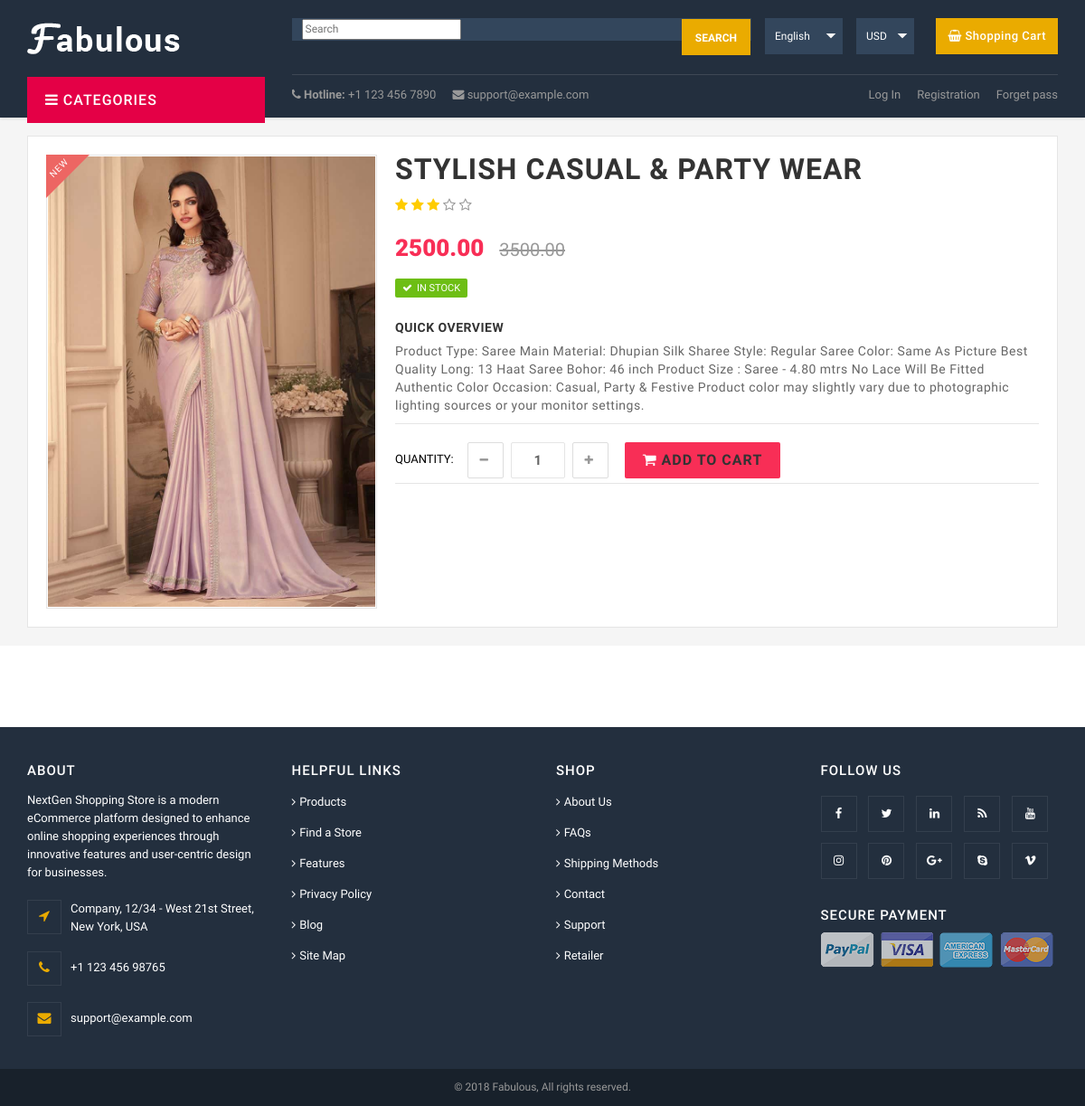
The page /product/6/ on the database its author committed.
### LetsShop_App/models.py (models this page shows, shortened)
class Product(models.Model):
    posted_by = models.ForeignKey(User, on_delete=models.CASCADE)
    title = models.CharField(max_length=50)
    sub_category = models.ForeignKey(SubCategory, on_delete=models.CASCADE)
    Category = models.ForeignKey(Category, on_delete=models.CASCADE)
    super_sub_Category = models.ForeignKey(Super_SubCategory, on_delete=models.CASCADE,null=True, blank=True)
    image = models.ImageField(upload_to='Product_image/')
    image1 = models.ImageField(upload_to='Product_image1/', null=True, blank=True)
    image2 = models.ImageField(upload_to='Product_image2/',null=True, blank=True)
    image3 = models.ImageField(upload_to='Product_image3/',null=True, blank=True)
    current_price = models.DecimalField( decimal_places=2, max_digits=10)
    prev_price = models.DecimalField(max_digits=10, decimal_places=2)
    short_description = models.TextField()
    color = models.ManyToManyField(COLOR)
    size= models.ManyToManyField(SIZE)
    top_seller = models.BooleanField(default=False)
    deals_of_the_day = models.BooleanField(default=False)
    trending_product = models.BooleanField(default=False)
    featured_product = models.BooleanField(default=False)
    condition = models.ManyToManyField(CONDITION)
    quantity = models.PositiveIntegerField()
    wish_list = models.BooleanField(default=False)
    description = models.TextField()
    created_at = models.DateTimeField(auto_now=True)
    update_at =  models.DateTimeField(auto_now=True)

### LetsShop_App/views.py (the view)
# urls.py: path('product/<int:id>/',product_detail, name='product_detail'),
def product_detail(request, id):
    Products = Product.objects.filter(id=id)
    return render(request, 'product/product_detail.html', locals())

### LetsShop_App/context_processors.py (called while the page is built)
def menu_context(request):
    categories = Category.objects.prefetch_related('subcategory_set__super_subcategory_set').all()
    return {'menu_category':categories}

### templates/product/product_detail.html (shortened to what this page needs)
{% extends 'base.html' %}
{% load static %}
{% block body %}
    <body class="product-page">
        <div id="page">
          <section class="main-container col1-layout">
            <div class="container">
              <div class="row">
                <div class="product-view">
                  <div class="product-essential">
                    <form method="post" action="#">
                        {% for i in Products %}
                          <div class="product-img-box col-lg-4 col-sm-5 col-xs-12">
                                <div class="product-image">
                                  <div class="product-full">
                                    <div class="new-label new-top-left"> New </div>
                                    <img id="product-zoom" src="{{i.image.url}}"  alt="product-image"/>
                                  </div>
                                </div>
                          </div>
                          <div class="product-shop col-lg-8 col-sm-7 col-xs-12">
                            <div class="product-name">
                              <h1>{{ i.title }}</h1>
                            </div>
                            <div class="rating">
                              <i class="fa fa-star"></i> <i class="fa fa-star"></i> <i class="fa fa-star"></i> <i class="fa fa-star-o"></i> <i class="fa fa-star-o"></i>
                            </div>
                            <div class="price-block">
                              <div class="price-box">
                                <p class="special-price"> <span class="price-label">Special Price</span><span class="price">{{ i.current_price }} </span></p>
                                <p class="old-price"> <span class="price-label">Regular Price:</span><span class="price">{{ i.prev_price }} </span></p>
                                <p class="availability in-stock"><span>In Stock</span></p>
                              </div>
                            </div>
                            <div class="short-description">
                              <h2>Quick Overview</h2>
                              <p>{{ i.description }}</p>
                            </div>
                            <div class="add-to-box">
                              <div class="add-to-cart">
                                <div class="pull-left">
                                  <div class="custom pull-left">
                                    <label>Quantity:</label>
                                    <button onClick="var result = document.getElementById('qty'); var qty = result.value; if( !isNaN( qty ) && qty > 0 ) result.value--;return false;" class="reduced items-count" type="button"><i class="fa fa-minus">&nbsp;</i></button>
                                    <input type="text" class="input-text qty" title="Qty" value="1" maxlength="12" id="qty" name="qty">
                                    <button onClick="var result = document.getElementById('qty'); var qty = result.value; if( !isNaN( qty )) result.value++;return false;" class="increase items-count" type="button"><i class="fa fa-plus">&nbsp;</i></button>
                                  </div>
                                </div>
                                  <button onClick="productAddToCartForm.submit(this)" class="button btn-cart" title="Add to Cart" type="button"><i class="fa fa-shopping-cart"></i><a  href="{% url 'add_to_cart' i.id %}"> Add to Cart</a></button>
                              </div>
                            </div>
                          </div>
                        {% endfor %}
                    </form>
                  </div>
                </div>
              </div>
            </div>
          </section>
        </div>
    </body>
    </body>
    </html>
{% endblock %}

### templates/base.html (shortened to what this page needs)
<!DOCTYPE html>
{% load static %}
<html lang="en">
<head>
<link rel="stylesheet" type="text/css" href="{% static 'css/styles.css' %}" media="all">
</head>
<body class="cms-index-index cms-home-page">
  <header>
    <div class="header-container">
      <div class="container">
        <div class="row">
          <div class="col-lg-3 col-sm-3 col-xs-12">
            <div class="logo"><a title="ecommerce Template" href="{% url 'home' %}"><img alt="ecommerce Template" src="{% static 'images/logo.png' %}"></a></div>
            <div class="nav-icon">
              <div class="mega-container visible-lg visible-md visible-sm">
                <div class="navleft-container">
                  <div class="mega-menu-title">
                    <h3><i class="fa fa-navicon"></i>Categories</h3>
                  </div>
                </div>
              </div>
            </div>
          </div>
          <div class="col-lg-9 col-sm-9 col-xs-12 jtv-rhs-header">
            <div class="jtv-header-box">
              <div class="search_cart_block">
                <div class="search-box hidden-xs">
                  <form action="/search/" method="get" class="search-form">
                    <input type="text" placeholder="Search" name="query" id="query" class="search-input">
                    <button type="submit" title="Search" class="search-btn-bg" id="submit-button"><span class="hidden-sm">Search</span></button>
                  </form>
                </div>
                <div class="right_menu">
                  <div class="menu_top">
                    <div class="top-cart-contain pull-right">
                      <div class="mini-cart">
                        <div class="basket"><a class="basket-icon" href="#"><i class="fa fa-shopping-basket"></i> Shopping Cart </a>
                        </div>
                      </div>
                    </div>
                  </div>
                  <div class="language-box hidden-xs">
                    <select class="selectpicker" data-width="fit">
                      <option>English</option>
                    </select>
                  </div>
                  <div class="currency-box hidden-xs">
                    <form class="form-inline">
                      <div class="input-group">
                        <div class="currency-addon">
                          <select class="currency-selector">
                            <option data-symbol="$">USD</option>
                          </select>
                        </div>
                      </div>
                    </form>
                  </div>
                </div>
              </div>
              <div class="top_section hidden-xs">
                <div class="toplinks">
                  <div class="site-dir hidden-xs"> <a class="hidden-sm" href="#"><i class="fa fa-phone"></i> <strong>Hotline:</strong> +1 123 456 7890</a> <a href="mailto:support@example.com"><i class="fa fa-envelope"></i> support@example.com</a> </div>
                  <ul class="links">
                    {% if user.is_authenticated %}
                    <li><a title="My Account" href="{% url 'user_desh' %}">My Account</a></li>
                    <li><a title="My Wishlist" href="{% url 'wishlist' %}">Wishlist</a></li>
                    <!-- <li><a title="Checkout" href="checkout.html">Checkout</a></li>
                    <li><a title="Track Order" href="track-order.html">Track Order</a></li>  -->
                    <li><a title="Logout" href="{% url 'logout' %}">Logout</a></li>
                    {%  else %}
                  <li><a title="Log In" href="{% url 'login' %}">Log In</a></li>
                  <li><a title="Registration" href="{% url 'reg' %}">Registration</a></li>
                    {% endif %}
                    <li><a title="Forget pass" href="{% url 'reset' %}">Forget pass</a></li>
                  </ul>
                </div>
              </div>
            </div>
          </div>
        </div>
      </div>
    </div>
  </header>
  {% block body %}{% endblock %}
  <footer>
    <div class="footer-inner">
      <div class="news-letter">
      </div>
      <div class="container">
        <div class="row">
          <div class="col-lg-3 col-md-4 col-sm-6 col-xs-12">
            <h4>About</h4>
            <div class="contacts-info">
              <p>NextGen Shopping Store is a modern eCommerce platform designed to enhance online shopping experiences through innovative features and user-centric design for businesses. </p>
              <address>
              <i class="fa fa-location-arrow"></i> <span>Company, 12/34 - West 21st Street,<br>
              New York, USA</span>
              </address>
              <div class="phone-footer"><i class="fa fa-phone"></i> +1 123 456 98765</div>
              <div class="email-footer"><i class="fa fa-envelope"></i> <a href="mailto:support@example.com">support@example.com</a> </div>
            </div>
          </div>
          <div class="col-lg-3 col-md-2 col-sm-6 col-xs-12">
            <h4>Helpful Links</h4>
            <ul class="links">
              <li><a href="#">Products</a></li>
              <li><a href="#">Find a Store</a></li>
              <li><a href="#">Features</a></li>
              <li><a href="#">Privacy Policy</a></li>
              <li><a href="#">Blog</a></li>
              <li><a href="#">Site Map</a></li>
            </ul>
          </div>
          <div class="col-lg-3 col-md-2 col-sm-6 col-xs-12">
            <h4>Shop</h4>
            <ul class="links">
              <li><a href="#">About Us</a></li>
              <li><a href="#">FAQs</a></li>
              <li><a href="#">Shipping Methods</a></li>
              <li><a href="#">Contact</a></li>
              <li><a href="#">Support</a></li>
              <li><a href="#">Retailer</a></li>
            </ul>
          </div>
          <div class="col-xs-12 col-lg-3 col-md-4 col-sm-6">
            <div class="social">
              <h4>Follow Us</h4>
              <ul>
                <li><a href="#"><i class="fa fa-facebook"></i></a></li>
                <li><a href="#"><i class="fa fa-twitter"></i></a></li>
                <li><a href="#"><i class="fa fa-linkedin"></i></a></li>
                <li><a href="#"><i class="fa fa-rss"></i></a></li>
                <li><a href="#"><i class="fa fa-youtube"></i></a></li>
                <li><a href="#"><i class="fa fa-instagram"></i></a></li>
                <li><a href="#"><i class="fa fa-pinterest"></i></a></li>
                <li><a href="#"><i class="fa fa-google-plus"></i></a></li>
                <li><a href="#"><i class="fa fa-skype"></i></a></li>
                <li><a href="#"><i class="fa fa-vimeo"></i></a></li>
              </ul>
            </div>
            <div class="payment-accept">
              <h4>Secure Payment</h4>
              <div class="payment-icon"><img src="{% static 'images/paypal.png' %}" alt="paypal"> <img src="{% static 'images/visa.png' %}" alt="visa"> <img src="{% static 'images/american-exp.png' %}" alt="american express"> <img src="{% static 'images/mastercard.png' %}" alt="mastercard"></div>
            </div>
          </div>
        </div>
      </div>
    </div>
    <div class="footer-bottom">
      <div class="container">
        <div class="row">
          <div class="col-sm-12 col-xs-12 coppyright text-center">© 2018 Fabulous, All rights reserved.</div>
        </div>
      </div>
    </div>
  </footer>
</body>
</html>

### static/css/jtv-mob-menu.css (style rules this page uses)
html { overflow-x: hidden; }
#page { left: 0; position: relative; }

### rows shown on the page
Product: image (picture), title "STYLISH CASUAL & PARTY WEAR", current_price "2500.00", prev_price "3500.00", description "Product Type: Saree Main Material: Dhupian Silk Sharee Style: Regular Saree Color: Same As Picture Best Quality Long: 13 Haat Saree Bohor: 46 inch Product Size : Saree - 4.80 mtrs No Lace Will Be Fitted Authentic Color Occasion: Casual, Party & Festive Product color may slightly vary due to photographic lighting sources or your monitor settings."
